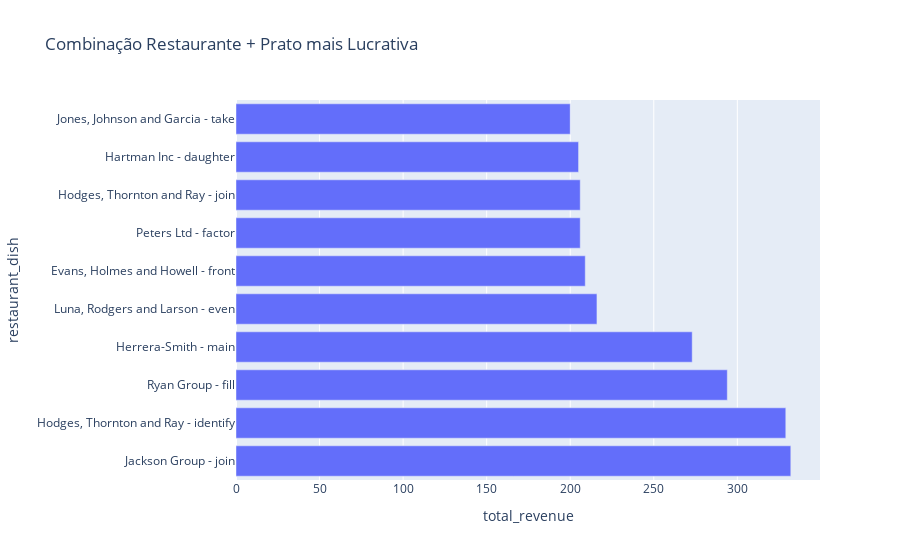

Notebook cell for this chart:
### Code cell
combo_revenue = df.groupby('restaurant_dish')['total_revenue'].sum().reset_index().sort_values(by='total_revenue', ascending=False).head(10)

print("Top 10 Combinações Restaurante + Prato:")
print(combo_revenue)

plt.figure(figsize=(10,6))
plt.barh(combo_revenue['restaurant_dish'], combo_revenue['total_revenue'], color='orange')
plt.title('Top 10 Combinações Restaurante + Prato por Receita')
plt.xlabel('Receita Total')
plt.gca().invert_yaxis()
plt.tight_layout()
plt.show()

fig = px.bar(combo_revenue, x='total_revenue', y='restaurant_dish', orientation='h', title='Combinação Restaurante + Prato mais Lucrativa')
fig.show()

### Figure 1 — Plotly figure (JSON) as saved in the notebook; plotly's stock layout.template omitted (floating-point values rounded to 4 significant figures)
{"data": [{"alignmentgroup": "True", "hovertemplate": "total_revenue=%{x}<br>restaurant_dish=%{y}<extra></extra>", "legendgroup": "", "marker": {"color": "#636efa", "pattern": {"shape": ""}}, "name": "", "offsetgroup": "", "orientation": "h", "showlegend": false, "textposition": "auto", "type": "bar", "x": [332, 329, 294, 273, 216, 209, 206, 206, 205, 200], "xaxis": "x", "y": ["Jackson Group - join", "Hodges, Thornton and Ray - identify", "Ryan Group - fill", "Herrera-Smith - main", "Luna, Rodgers and Larson - even", "Evans, Holmes and Howell - front", "Peters Ltd - factor", "Hodges, Thornton and Ray - join", "Hartman Inc - daughter", "Jones, Johnson and Garcia - take"], "yaxis": "y"}], "layout": {"autosize": true, "barmode": "relative", "legend": {"tracegroupgap": 0}, "title": {"text": "Combinação Restaurante + Prato mais Lucrativa"}, "xaxis": {"anchor": "y", "autorange": true, "domain": [0, 1], "range": [0, 349.5], "title": {"text": "total_revenue"}, "type": "linear"}, "yaxis": {"anchor": "x", "autorange": true, "domain": [0, 1], "range": [-0.5, 9.5], "title": {"text": "restaurant_dish"}, "type": "category"}}}
